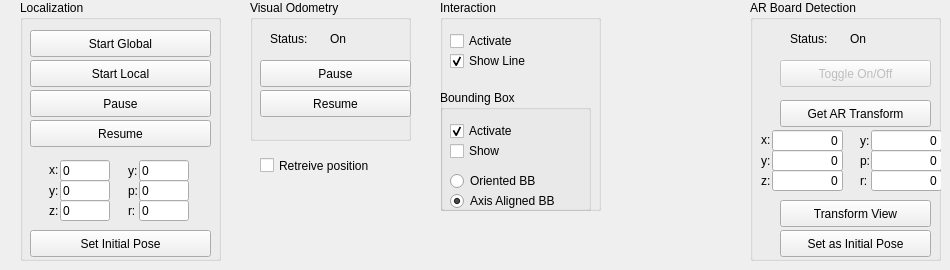
    <widget class="QWidget" name="tab_ros">
     <attribute name="title">
      <string>ROS</string>
     </attribute>
     <widget class="QGroupBox" name="groupBoxLoc">
      <property name="geometry">
       <rect>
        <x>20</x>
        <y>0</y>
        <width>201</width>
        <height>261</height>
       </rect>
      </property>
      <property name="title">
       <string>Localization</string>
      </property>
      <widget class="QPushButton" name="btnResumeLoc">
       <property name="geometry">
        <rect>
         <x>10</x>
         <y>120</y>
         <width>181</width>
         <height>27</height>
        </rect>
       </property>
       <property name="text">
        <string>Resume</string>
       </property>
      </widget>
      <widget class="QPushButton" name="btnGlobalLoc">
       <property name="geometry">
        <rect>
         <x>10</x>
         <y>30</y>
         <width>181</width>
         <height>27</height>
        </rect>
       </property>
       <property name="text">
        <string>Start Global</string>
       </property>
      </widget>
      <widget class="QPushButton" name="btnLocalLoc">
       <property name="geometry">
        <rect>
         <x>10</x>
         <y>60</y>
         <width>181</width>
         <height>27</height>
        </rect>
       </property>
       <property name="text">
        <string>Start Local</string>
       </property>
      </widget>
      <widget class="QPushButton" name="btnPauseLoc">
       <property name="geometry">
        <rect>
         <x>10</x>
         <y>90</y>
         <width>181</width>
         <height>27</height>
        </rect>
       </property>
       <property name="text">
        <string>Pause</string>
       </property>
      </widget>
      <widget class="QPushButton" name="btnSetInitPose">
       <property name="geometry">
        <rect>
         <x>10</x>
         <y>230</y>
         <width>181</width>
         <height>27</height>
        </rect>
       </property>
       <property name="text">
        <string>Set Initial Pose</string>
       </property>
      </widget>
      <widget class="QLineEdit" name="lineInitPoseY">
       <property name="geometry">
        <rect>
         <x>40</x>
         <y>180</y>
         <width>50</width>
         <height>21</height>
        </rect>
       </property>
       <property name="text">
        <string>0</string>
       </property>
      </widget>
      <widget class="QLabel" name="labelInitPoseRoll">
       <property name="geometry">
        <rect>
         <x>108</x>
         <y>200</y>
         <width>16</width>
         <height>21</height>
        </rect>
       </property>
       <property name="text">
        <string>r:</string>
       </property>
      </widget>
      <widget class="QLabel" name="labelInitPoseZ">
       <property name="geometry">
        <rect>
         <x>29</x>
         <y>200</y>
         <width>16</width>
         <height>21</height>
        </rect>
       </property>
       <property name="text">
        <string>z:</string>
       </property>
      </widget>
      <widget class="QLabel" name="labelInitPoseX">
       <property name="geometry">
        <rect>
         <x>29</x>
         <y>159</y>
         <width>20</width>
         <height>21</height>
        </rect>
       </property>
       <property name="text">
        <string>x:</string>
       </property>
      </widget>
      <widget class="QLabel" name="labelInitPosePitch">
       <property name="geometry">
        <rect>
         <x>108</x>
         <y>180</y>
         <width>16</width>
         <height>21</height>
        </rect>
       </property>
       <property name="text">
        <string>p:</string>
       </property>
      </widget>
      <widget class="QLabel" name="labelInitPoseYaw">
       <property name="geometry">
        <rect>
         <x>108</x>
         <y>160</y>
         <width>16</width>
         <height>21</height>
        </rect>
       </property>
       <property name="text">
        <string>y:</string>
       </property>
      </widget>
      <widget class="QLabel" name="labelInitPoseY">
       <property name="geometry">
        <rect>
         <x>29</x>
         <y>180</y>
         <width>16</width>
         <height>21</height>
        </rect>
       </property>
       <property name="text">
        <string>y:</string>
       </property>
      </widget>
      <widget class="QLineEdit" name="lineInitPoseYaw">
       <property name="geometry">
        <rect>
         <x>119</x>
         <y>160</y>
         <width>50</width>
         <height>21</height>
        </rect>
       </property>
       <property name="text">
        <string>0</string>
       </property>
      </widget>
      <widget class="QLineEdit" name="lineInitPoseRoll">
       <property name="geometry">
        <rect>
         <x>119</x>
         <y>200</y>
         <width>50</width>
         <height>21</height>
        </rect>
       </property>
       <property name="text">
        <string>0</string>
       </property>
      </widget>
      <widget class="QLineEdit" name="lineInitPoseZ">
       <property name="geometry">
        <rect>
         <x>40</x>
         <y>200</y>
         <width>50</width>
         <height>21</height>
        </rect>
       </property>
       <property name="text">
        <string>0</string>
       </property>
      </widget>
      <widget class="QLineEdit" name="lineInitPoseX">
       <property name="geometry">
        <rect>
         <x>40</x>
         <y>160</y>
         <width>50</width>
         <height>21</height>
        </rect>
       </property>
       <property name="text">
        <string>0</string>
       </property>
      </widget>
      <widget class="QLineEdit" name="lineInitPosePitch">
       <property name="geometry">
        <rect>
         <x>119</x>
         <y>180</y>
         <width>50</width>
         <height>21</height>
        </rect>
       </property>
       <property name="text">
        <string>0</string>
       </property>
      </widget>
     </widget>
     <widget class="QGroupBox" name="groupBoxVisOdom">
      <property name="geometry">
       <rect>
        <x>250</x>
        <y>0</y>
        <width>161</width>
        <height>141</height>
       </rect>
      </property>
      <property name="title">
       <string>Visual Odometry</string>
      </property>
      <widget class="QPushButton" name="btnPauseVisOdom">
       <property name="geometry">
        <rect>
         <x>10</x>
         <y>60</y>
         <width>151</width>
         <height>27</height>
        </rect>
       </property>
       <property name="text">
        <string>Pause</string>
       </property>
      </widget>
      <widget class="QLabel" name="labelStaticVisOdom">
       <property name="geometry">
        <rect>
         <x>20</x>
         <y>30</y>
         <width>51</width>
         <height>17</height>
        </rect>
       </property>
       <property name="text">
        <string>Status: </string>
       </property>
       <property name="textInteractionFlags">
        <set>Qt::LinksAccessibleByMouse</set>
       </property>
      </widget>
      <widget class="QLabel" name="labelVisOdomStatus">
       <property name="geometry">
        <rect>
         <x>80</x>
         <y>30</y>
         <width>41</width>
         <height>17</height>
        </rect>
       </property>
       <property name="text">
        <string>On</string>
       </property>
      </widget>
      <widget class="QPushButton" name="btnResumeVisOdom">
       <property name="geometry">
        <rect>
         <x>10</x>
         <y>90</y>
         <width>151</width>
         <height>27</height>
        </rect>
       </property>
       <property name="text">
        <string>Resume</string>
       </property>
      </widget>
     </widget>
     <widget class="QGroupBox" name="groupBoxARDet">
      <property name="geometry">
       <rect>
        <x>750</x>
        <y>0</y>
        <width>191</width>
        <height>261</height>
       </rect>
      </property>
      <property name="title">
       <string>AR Board Detection</string>
      </property>
      <widget class="QPushButton" name="btnToggleARDet">
       <property name="enabled">
        <bool>false</bool>
       </property>
       <property name="geometry">
        <rect>
         <x>30</x>
         <y>60</y>
         <width>151</width>
         <height>27</height>
        </rect>
       </property>
       <property name="text">
        <string>Toggle On/Off</string>
       </property>
       <property name="checkable">
        <bool>false</bool>
       </property>
       <property name="flat">
        <bool>false</bool>
       </property>
      </widget>
      <widget class="QLabel" name="labelARDet">
       <property name="geometry">
        <rect>
         <x>40</x>
         <y>30</y>
         <width>51</width>
         <height>17</height>
        </rect>
       </property>
       <property name="text">
        <string>Status: </string>
       </property>
       <property name="textInteractionFlags">
        <set>Qt::LinksAccessibleByMouse</set>
       </property>
      </widget>
      <widget class="QLabel" name="labelARDetStatus">
       <property name="geometry">
        <rect>
         <x>100</x>
         <y>30</y>
         <width>41</width>
         <height>17</height>
        </rect>
       </property>
       <property name="text">
        <string>On</string>
       </property>
      </widget>
      <widget class="QPushButton" name="btnGetARTransform">
       <property name="geometry">
        <rect>
         <x>30</x>
         <y>100</y>
         <width>151</width>
         <height>27</height>
        </rect>
       </property>
       <property name="text">
        <string>Get AR Transform</string>
       </property>
      </widget>
      <widget class="QLineEdit" name="lineARPoseX">
       <property name="geometry">
        <rect>
         <x>22</x>
         <y>130</y>
         <width>71</width>
         <height>21</height>
        </rect>
       </property>
       <property name="text">
        <string>0</string>
       </property>
       <property name="maxLength">
        <number>32767</number>
       </property>
       <property name="alignment">
        <set>Qt::AlignRight|Qt::AlignTrailing|Qt::AlignVCenter</set>
       </property>
      </widget>
      <widget class="QLabel" name="labelARPoseRoll">
       <property name="geometry">
        <rect>
         <x>110</x>
         <y>170</y>
         <width>16</width>
         <height>21</height>
        </rect>
       </property>
       <property name="text">
        <string>r:</string>
       </property>
      </widget>
      <widget class="QLabel" name="labelARPosePitch">
       <property name="geometry">
        <rect>
         <x>110</x>
         <y>150</y>
         <width>16</width>
         <height>21</height>
        </rect>
       </property>
       <property name="text">
        <string>p:</string>
       </property>
      </widget>
      <widget class="QLabel" name="labelARPoseY">
       <property name="geometry">
        <rect>
         <x>11</x>
         <y>150</y>
         <width>16</width>
         <height>21</height>
        </rect>
       </property>
       <property name="text">
        <string>y:</string>
       </property>
      </widget>
      <widget class="QLabel" name="labelARPoseX">
       <property name="geometry">
        <rect>
         <x>11</x>
         <y>129</y>
         <width>20</width>
         <height>21</height>
        </rect>
       </property>
       <property name="text">
        <string>x:</string>
       </property>
      </widget>
      <widget class="QLineEdit" name="lineARPosePitch">
       <property name="geometry">
        <rect>
         <x>121</x>
         <y>150</y>
         <width>71</width>
         <height>21</height>
        </rect>
       </property>
       <property name="text">
        <string>0</string>
       </property>
       <property name="maxLength">
        <number>32767</number>
       </property>
       <property name="alignment">
        <set>Qt::AlignRight|Qt::AlignTrailing|Qt::AlignVCenter</set>
       </property>
      </widget>
      <widget class="QLineEdit" name="lineARPoseY">
       <property name="geometry">
        <rect>
         <x>22</x>
         <y>150</y>
         <width>71</width>
         <height>21</height>
        </rect>
       </property>
       <property name="text">
        <string>0</string>
       </property>
       <property name="maxLength">
        <number>32767</number>
       </property>
       <property name="alignment">
        <set>Qt::AlignRight|Qt::AlignTrailing|Qt::AlignVCenter</set>
       </property>
      </widget>
      <widget class="QLineEdit" name="lineARPoseZ">
       <property name="geometry">
        <rect>
         <x>22</x>
         <y>170</y>
         <width>71</width>
         <height>21</height>
        </rect>
       </property>
       <property name="text">
        <string>0</string>
       </property>
       <property name="maxLength">
        <number>32767</number>
       </property>
       <property name="alignment">
        <set>Qt::AlignRight|Qt::AlignTrailing|Qt::AlignVCenter</set>
       </property>
      </widget>
      <widget class="QLineEdit" name="lineARPoseRoll">
       <property name="geometry">
        <rect>
         <x>121</x>
         <y>170</y>
         <width>71</width>
         <height>21</height>
        </rect>
       </property>
       <property name="text">
        <string>0</string>
       </property>
       <property name="maxLength">
        <number>32767</number>
       </property>
       <property name="alignment">
        <set>Qt::AlignRight|Qt::AlignTrailing|Qt::AlignVCenter</set>
       </property>
      </widget>
      <widget class="QLineEdit" name="lineARPoseYaw">
       <property name="geometry">
        <rect>
         <x>121</x>
         <y>130</y>
         <width>71</width>
         <height>21</height>
        </rect>
       </property>
       <property name="text">
        <string>0</string>
       </property>
       <property name="maxLength">
        <number>32767</number>
       </property>
       <property name="alignment">
        <set>Qt::AlignRight|Qt::AlignTrailing|Qt::AlignVCenter</set>
       </property>
      </widget>
      <widget class="QLabel" name="labelARPoseYaw">
       <property name="geometry">
        <rect>
         <x>110</x>
         <y>130</y>
         <width>16</width>
         <height>21</height>
        </rect>
       </property>
       <property name="text">
        <string>y:</string>
       </property>
      </widget>
      <widget class="QLabel" name="labelARPoseZ">
       <property name="geometry">
        <rect>
         <x>11</x>
         <y>170</y>
         <width>16</width>
         <height>21</height>
        </rect>
       </property>
       <property name="text">
        <string>z:</string>
       </property>
      </widget>
      <widget class="QPushButton" name="btnTransformByAR">
       <property name="geometry">
        <rect>
         <x>30</x>
         <y>200</y>
         <width>151</width>
         <height>27</height>
        </rect>
       </property>
       <property name="text">
        <string>Transform View</string>
       </property>
      </widget>
      <widget class="QPushButton" name="btnSetInitPoseByAR">
       <property name="geometry">
        <rect>
         <x>30</x>
         <y>230</y>
         <width>151</width>
         <height>27</height>
        </rect>
       </property>
       <property name="text">
        <string>Set as Initial Pose</string>
       </property>
      </widget>
     </widget>
     <widget class="QCheckBox" name="checkBoxUsePosSig">
      <property name="geometry">
       <rect>
        <x>260</x>
        <y>150</y>
        <width>161</width>
        <height>31</height>
       </rect>
      </property>
      <property name="text">
       <string>Retreive position</string>
      </property>
     </widget>
     <widget class="QGroupBox" name="groupBoxInteraction">
      <property name="geometry">
       <rect>
        <x>440</x>
        <y>0</y>
        <width>161</width>
        <height>211</height>
       </rect>
      </property>
      <property name="title">
       <string>Interaction</string>
      </property>
      <widget class="QCheckBox" name="checkBoxActivateInteraction">
       <property name="geometry">
        <rect>
         <x>10</x>
         <y>30</y>
         <width>97</width>
         <height>22</height>
        </rect>
       </property>
       <property name="text">
        <string>Activate</string>
       </property>
       <property name="checked">
        <bool>false</bool>
       </property>
      </widget>
      <widget class="QCheckBox" name="checkBoxShowLine">
       <property name="geometry">
        <rect>
         <x>10</x>
         <y>50</y>
         <width>97</width>
         <height>22</height>
        </rect>
       </property>
       <property name="text">
        <string>Show Line</string>
       </property>
       <property name="checked">
        <bool>true</bool>
       </property>
      </widget>
      <widget class="QGroupBox" name="groupBoxInteractionBB">
       <property name="geometry">
        <rect>
         <x>0</x>
         <y>90</y>
         <width>151</width>
         <height>121</height>
        </rect>
       </property>
       <property name="title">
        <string>Bounding Box</string>
       </property>
       <widget class="QRadioButton" name="radioButtonBSP">
        <property name="geometry">
         <rect>
          <x>10</x>
          <y>100</y>
          <width>141</width>
          <height>22</height>
         </rect>
        </property>
        <property name="text">
         <string>Axis Aligned BB</string>
        </property>
        <property name="checked">
         <bool>true</bool>
        </property>
       </widget>
       <widget class="QRadioButton" name="radioButtonOBB">
        <property name="geometry">
         <rect>
          <x>10</x>
          <y>80</y>
          <width>117</width>
          <height>22</height>
         </rect>
        </property>
        <property name="text">
         <string>Oriented BB</string>
        </property>
       </widget>
       <widget class="QCheckBox" name="checkBoxShowBB">
        <property name="geometry">
         <rect>
          <x>10</x>
          <y>50</y>
          <width>97</width>
          <height>22</height>
         </rect>
        </property>
        <property name="text">
         <string>Show</string>
        </property>
       </widget>
       <widget class="QCheckBox" name="checkBoxActivateBB">
        <property name="geometry">
         <rect>
          <x>10</x>
          <y>30</y>
          <width>97</width>
          <height>22</height>
         </rect>
        </property>
        <property name="text">
         <string>Activate</string>
        </property>
        <property name="checked">
         <bool>true</bool>
        </property>
       </widget>
      </widget>
     </widget>
    </widget>
